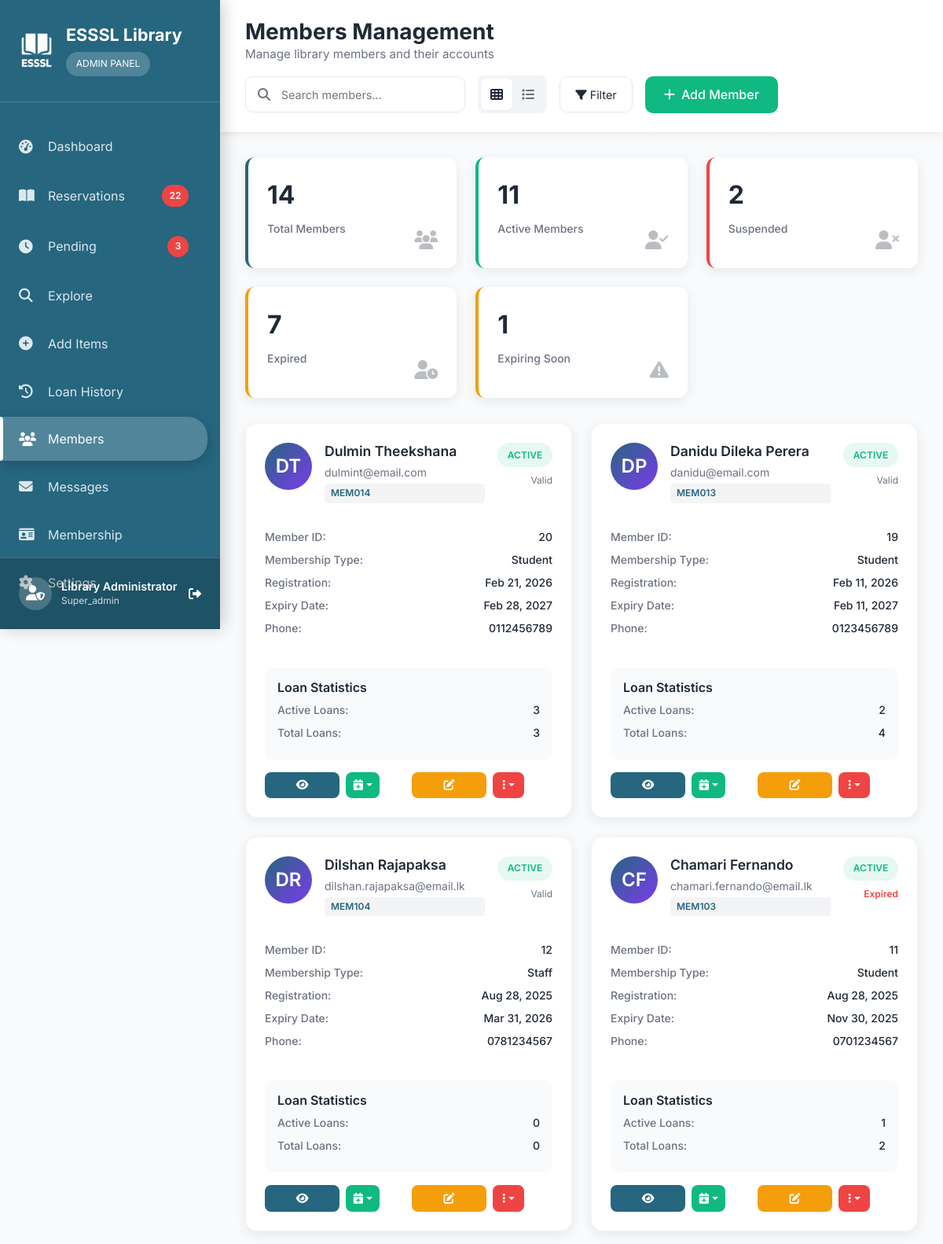
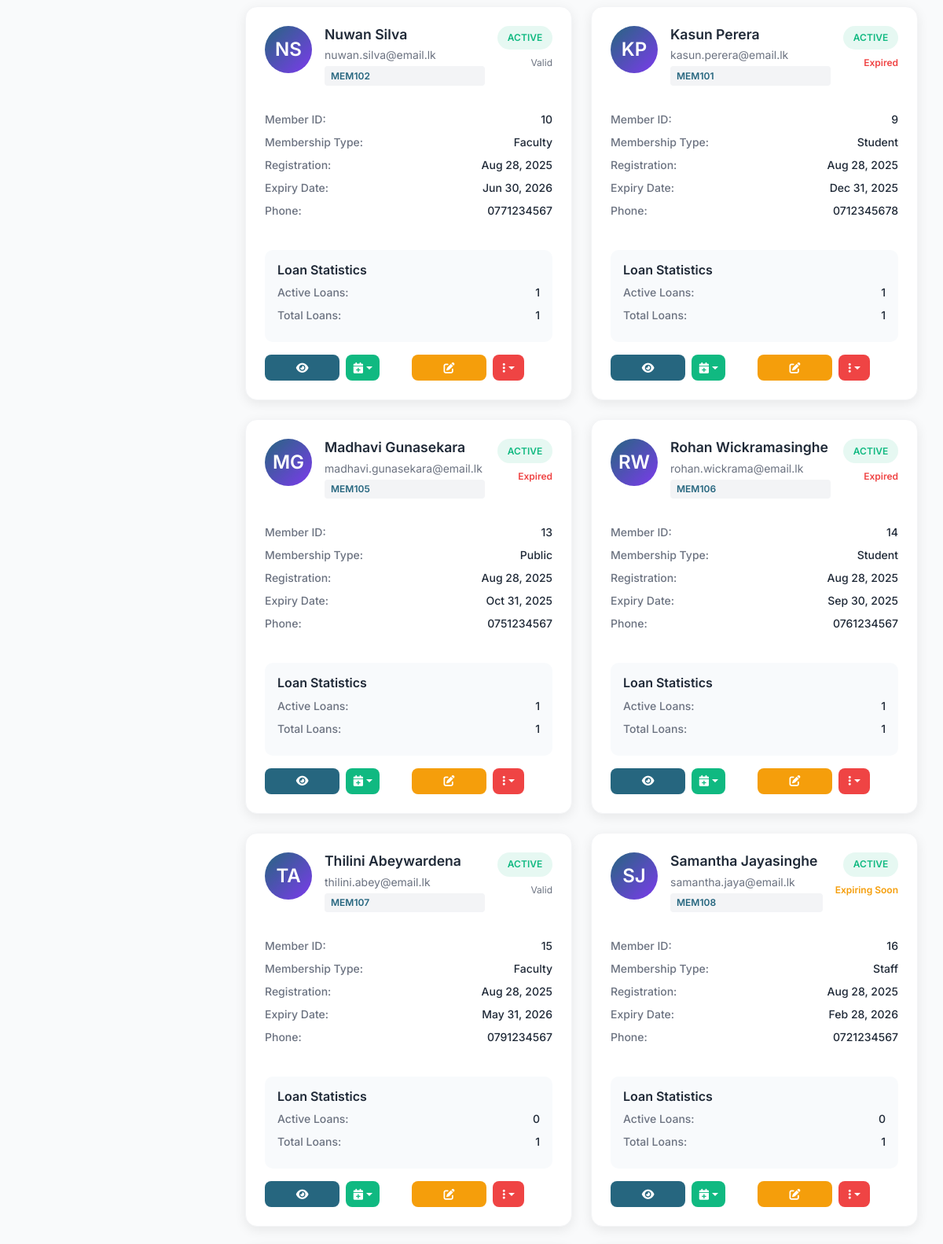
The app's page /admin/dashboard/members.php (signed in, upper part) with its own data (2 pictures, top to bottom).
### tables this page shows
CREATE TABLE `members` (
  `member_id` int(11) NOT NULL,
  `member_code` varchar(20) NOT NULL,
  `first_name` varchar(100) NOT NULL,
  `last_name` varchar(100) NOT NULL,
  `email` varchar(255) NOT NULL,
  `phone` varchar(20) DEFAULT NULL,
  `address` text DEFAULT NULL,
  `membership_type` enum('student','faculty','staff','public') DEFAULT 'student',
  `membership_expiry` date NOT NULL,
  `registration_date` timestamp NOT NULL DEFAULT current_timestamp(),
  `status` enum('active','suspended','expired') DEFAULT 'active',
  `profile_image` varchar(255) DEFAULT NULL,
  `password_hash` varchar(255) NOT NULL,
  `created_at` timestamp NOT NULL DEFAULT current_timestamp(),
  `updated_at` timestamp NOT NULL DEFAULT current_timestamp() ON UPDATE current_timestamp()
);

### admin/dashboard/members.php (the view, shortened to what the rows shown need)
<?php
require_once '../includes/auth_check.php';
try {
    $database = new Database();
    $db = $database->getConnection();
    $filter = $_GET['filter'] ?? 'all';
    $status_filter = $_GET['status'] ?? 'all';
    $where_clauses = [];
    $params = [];
    if ($status_filter !== 'all') {
        $where_clauses[] = "status = ?";
        $params[] = $status_filter;
    } else {
        $where_clauses[] = "status != 'suspended'";
    }
    $where_sql = !empty($where_clauses) ? 'WHERE ' . implode(' AND ', $where_clauses) : '';
    switch($filter) {
        default:
            $order_by = 'registration_date DESC';
    }
    $sql = "
        SELECT m.*,
               (SELECT COUNT(*) FROM book_loans bl WHERE bl.member_id = m.member_id AND bl.status IN ('active', 'overdue')) as active_loans,
               (SELECT COUNT(*) FROM book_loans bl WHERE bl.member_id = m.member_id) as total_loans,
               CASE
                   WHEN m.membership_expiry < CURDATE() THEN 'expired'
                   WHEN m.membership_expiry <= DATE_ADD(CURDATE(), INTERVAL 30 DAY) THEN 'expiring_soon'
                   ELSE 'valid'
               END as membership_status
        FROM members m
        $where_sql
        ORDER BY $order_by
    ";
    $stmt = $db->prepare($sql);
    $stmt->execute($params);
    $members = $stmt->fetchAll();
} catch (Exception $e) {
    $members = [];
    $statistics = [
        'total_members' => 0,
        'active_members' => 0,
        'suspended_members' => 0,
        'expired_memberships' => 0,
        'expiring_soon' => 0
    ];
    $error = "Error loading members: " . $e->getMessage();
}
?>
<!DOCTYPE html>
<html lang="en">
<head>
    <link href="https://cdn.jsdelivr.net/npm/bootstrap@5.3.2/dist/css/bootstrap.min.css" rel="stylesheet">
    <link href="https://cdnjs.cloudflare.com/ajax/libs/font-awesome/6.5.0/css/all.min.css" rel="stylesheet">
    <link rel="stylesheet" href="./admin-style/sidebar.css">
</head>
<body>
    <div class="admin-layout">
        <main class="admin-main">
            <header class="admin-header">
                <div class="header-content">
                    <div class="header-title">
                        <h1>Members Management</h1>
                    </div>
                </div>
            </header>
            <div class="content-area">
                <div class="members-grid" id="membersGrid">
                    <?php if (empty($members)): ?>
                        <div class="text-center py-5">
                            <i class="fas fa-users" style="font-size: 4rem; color: var(--gray-color); opacity: 0.5;"></i>
                            <h3 class="mt-3 text-muted">No members found</h3>
                            <p class="text-muted">Try adjusting your search or filter criteria</p>
                        </div>
                    <?php else: ?>
                        <?php foreach ($members as $member): ?>
                            <div class="member-card">
                                <div class="member-header">
                                    <div class="member-avatar">
                                        <?php echo strtoupper(substr($member['first_name'], 0, 1) . substr($member['last_name'], 0, 1)); ?>
                                    </div>
                                    <div class="member-info">
                                        <h3><?php echo htmlspecialchars($member['first_name'] . ' ' . $member['last_name']); ?></h3>
                                        <div class="email"><?php echo htmlspecialchars($member['email']); ?></div>
                                        <div class="member-code"><?php echo htmlspecialchars($member['member_code']); ?></div>
                                    </div>
                                    <div class="member-status">
                                        <div class="status-badge <?php echo $member['status']; ?>">
                                            <?php echo ucfirst($member['status']); ?>
                                        </div>
                                        <div class="membership-status <?php echo $member['membership_status']; ?>">
                                            <?php
                                            switch($member['membership_status']) {
                                                case 'expired':
                                                    echo 'Expired';
                                                    break;
                                                case 'expiring_soon':
                                                    echo 'Expiring Soon';
                                                    break;
                                                default:
                                                    echo 'Valid';
                                            }
                                            ?>
                                        </div>
                                    </div>
                                </div>
                                <div class="member-details">
                                    <div class="detail-row">
                                        <span class="detail-label">Member ID:</span>
                                        <span class="detail-value"><?php echo $member['member_id']; ?></span>
                                    </div>
                                    <div class="detail-row">
                                        <span class="detail-label">Membership Type:</span>
                                        <span class="detail-value"><?php echo ucfirst($member['membership_type']); ?></span>
                                    </div>
                                    <div class="detail-row">
                                        <span class="detail-label">Registration:</span>
                                        <span class="detail-value"><?php echo date('M j, Y', strtotime($member['registration_date'])); ?></span>
                                    </div>
                                    <div class="detail-row">
                                        <span class="detail-label">Expiry Date:</span>
                                        <span class="detail-value"><?php echo date('M j, Y', strtotime($member['membership_expiry'])); ?></span>
                                    </div>
                                    <?php if ($member['phone']): ?>
                                        <div class="detail-row">
                                            <span class="detail-label">Phone:</span>
                                            <span class="detail-value"><?php echo htmlspecialchars($member['phone']); ?></span>
                                        </div>
                                    <?php endif; ?>
                                </div>
                                <div class="loan-stats">
                                    <h6>Loan Statistics</h6>
                                    <div class="detail-row">
                                        <span class="detail-label">Active Loans:</span>
                                        <span class="detail-value"><?php echo $member['active_loans']; ?></span>
                                    </div>
                                    <div class="detail-row">
                                        <span class="detail-label">Total Loans:</span>
                                        <span class="detail-value"><?php echo $member['total_loans']; ?></span>
                                    </div>
                                </div>
                                <div class="action-buttons">
                                    <button class="btn-action btn-view" onclick="showMemberDetails(<?php echo $member['member_id']; ?>)" title="View Details">
                                        <i class="fas fa-eye"></i>
                                    </button>
                                    <div class="dropdown" style="flex: 1;">
                                        <button class="btn-action btn-renew dropdown-toggle" data-bs-toggle="dropdown" title="Extend Membership">
                                            <i class="fas fa-calendar-plus"></i>
                                        </button>
                                    </div>
                                    <?php if (hasPermission('manage_members')): ?>
                                        <button class="btn-action btn-edit" onclick="showEditMemberModal(<?php echo $member['member_id']; ?>)" title="Edit Member">
                                            <i class="fas fa-edit"></i>
                                        </button>
                                        <div class="dropdown" style="flex: 1;">
                                            <button class="btn-action btn-delete dropdown-toggle" data-bs-toggle="dropdown" title="More Actions">
                                                <i class="fas fa-ellipsis-v"></i>
                                            </button>
                                        </div>
                                    <?php endif; ?>
                                </div>
                            </div>
                        <?php endforeach; ?>
                    <?php endif; ?>
                </div>
            </div>
        </main>
    </div>
</body>
</html>

### records on screen
members: first_name+last_name "DT", first_name+last_name "Dulmin Theekshana", email "dulmint@email.com", member_code "MEM014", status "ACTIVE", shows "Valid", member_id "20", membership_type "Student", registration_date "Feb 21, 2026", membership_expiry "Feb 28, 2027", phone "0112456789", active_loans "3", total_loans "3"
members: first_name+last_name "DP", first_name+last_name "Danidu Dileka Perera", email "danidu@email.com", member_code "MEM013", status "ACTIVE", shows "Valid", member_id "19", membership_type "Student", registration_date "Feb 11, 2026", membership_expiry "Feb 11, 2027", phone "0123456789", active_loans "2", total_loans "4"
members: first_name+last_name "DR", first_name+last_name "Dilshan Rajapaksa", email "dilshan.rajapaksa@email.lk", member_code "MEM104", status "ACTIVE", shows "Valid", member_id "12", membership_type "Staff", registration_date "Aug 28, 2025", membership_expiry "Mar 31, 2026", phone "0781234567", active_loans "0", total_loans "0"
members: first_name+last_name "CF", first_name+last_name "Chamari Fernando", email "chamari.fernando@email.lk", member_code "MEM103", status "ACTIVE", shows "Expired", member_id "11", membership_type "Student", registration_date "Aug 28, 2025", membership_expiry "Nov 30, 2025", phone "0701234567", active_loans "1", total_loans "2"
members: first_name+last_name "NS", first_name+last_name "Nuwan Silva", email "nuwan.silva@email.lk", member_code "MEM102", status "ACTIVE", shows "Valid", member_id "10", membership_type "Faculty", registration_date "Aug 28, 2025", membership_expiry "Jun 30, 2026", phone "0771234567", active_loans "1", total_loans "1"
members: first_name+last_name "KP", first_name+last_name "Kasun Perera", email "kasun.perera@email.lk", member_code "MEM101", status "ACTIVE", shows "Expired", member_id "9", membership_type "Student", registration_date "Aug 28, 2025", membership_expiry "Dec 31, 2025", phone "0712345678", active_loans "1", total_loans "1"
members: first_name+last_name "MG", first_name+last_name "Madhavi Gunasekara", email "madhavi.gunasekara@email.lk", member_code "MEM105", status "ACTIVE", shows "Expired", member_id "13", membership_type "Public", registration_date "Aug 28, 2025", membership_expiry "Oct 31, 2025", phone "0751234567", active_loans "1", total_loans "1"
members: first_name+last_name "RW", first_name+last_name "Rohan Wickramasinghe", email "rohan.wickrama@email.lk", member_code "MEM106", status "ACTIVE", shows "Expired", member_id "14", membership_type "Student", registration_date "Aug 28, 2025", membership_expiry "Sep 30, 2025", phone "0761234567", active_loans "1", total_loans "1"
members: first_name+last_name "TA", first_name+last_name "Thilini Abeywardena", email "thilini.abey@email.lk", member_code "MEM107", status "ACTIVE", shows "Valid", member_id "15", membership_type "Faculty", registration_date "Aug 28, 2025", membership_expiry "May 31, 2026", phone "0791234567", active_loans "0", total_loans "1"
members: first_name+last_name "SJ", first_name+last_name "Samantha Jayasinghe", email "samantha.jaya@email.lk", member_code "MEM108", status "ACTIVE", shows "Expiring Soon", member_id "16", membership_type "Staff", registration_date "Aug 28, 2025", membership_expiry "Feb 28, 2026", phone "0721234567", active_loans "0", total_loans "1"

### other values on screen
$sidebar_counts['reservations'] "22"
$sidebar_counts['pending'] "3"
$_SESSION['admin_name'] "Library Administrator"
$_SESSION['admin_role'] "Super_admin"
$statistics['total_members'] "14"
$statistics['active_members'] "11"
$statistics['suspended_members'] "2"
$statistics['expired_memberships'] "7"
$statistics['expiring_soon'] "1"
